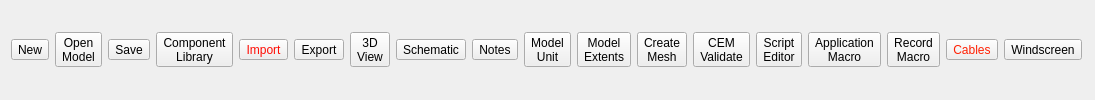
    <widget class="QWidget" name="tabHome">
     <attribute name="title">
      <string>Home</string>
     </attribute>
     <layout class="QGridLayout" name="gridLayout_2">
      <item row="0" column="0">
       <widget class="QToolButton" name="tBtnNew">
        <property name="text">
         <string>New</string>
        </property>
        <property name="icon">
         <iconset resource="src.qrc">
          <normaloff>:/icon/new.png</normaloff>:/icon/new.png</iconset>
        </property>
        <property name="iconSize">
         <size>
          <width>48</width>
          <height>48</height>
         </size>
        </property>
        <property name="toolButtonStyle">
         <enum>Qt::ToolButtonTextUnderIcon</enum>
        </property>
       </widget>
      </item>
      <item row="0" column="1">
       <widget class="QToolButton" name="tBtnOpenModel">
        <property name="text">
         <string>Open
Model</string>
        </property>
        <property name="icon">
         <iconset resource="src.qrc">
          <normaloff>:/icon/a-dakaidewenjianjiamulu.png</normaloff>:/icon/a-dakaidewenjianjiamulu.png</iconset>
        </property>
        <property name="iconSize">
         <size>
          <width>48</width>
          <height>48</height>
         </size>
        </property>
        <property name="toolButtonStyle">
         <enum>Qt::ToolButtonTextUnderIcon</enum>
        </property>
       </widget>
      </item>
      <item row="0" column="2">
       <widget class="QToolButton" name="tBtnSave">
        <property name="text">
         <string>Save</string>
        </property>
        <property name="icon">
         <iconset resource="src.qrc">
          <normaloff>:/icon/baocun.png</normaloff>:/icon/baocun.png</iconset>
        </property>
        <property name="iconSize">
         <size>
          <width>48</width>
          <height>48</height>
         </size>
        </property>
        <property name="toolButtonStyle">
         <enum>Qt::ToolButtonTextUnderIcon</enum>
        </property>
       </widget>
      </item>
      <item row="0" column="3">
       <widget class="QToolButton" name="tBtnComponentLibrary">
        <property name="text">
         <string>Component
Library</string>
        </property>
        <property name="icon">
         <iconset resource="src.qrc">
          <normaloff>:/icon/bangzhu.png</normaloff>:/icon/bangzhu.png</iconset>
        </property>
        <property name="iconSize">
         <size>
          <width>48</width>
          <height>48</height>
         </size>
        </property>
        <property name="toolButtonStyle">
         <enum>Qt::ToolButtonTextUnderIcon</enum>
        </property>
       </widget>
      </item>
      <item row="0" column="4">
       <widget class="QToolButton" name="tBtnImport">
        <property name="styleSheet">
         <string notr="true">color: rgb(255, 11, 3);</string>
        </property>
        <property name="text">
         <string>Import</string>
        </property>
        <property name="icon">
         <iconset resource="src.qrc">
          <normaloff>:/icon/daochu.png</normaloff>:/icon/daochu.png</iconset>
        </property>
        <property name="iconSize">
         <size>
          <width>48</width>
          <height>48</height>
         </size>
        </property>
        <property name="toolButtonStyle">
         <enum>Qt::ToolButtonTextUnderIcon</enum>
        </property>
       </widget>
      </item>
      <item row="0" column="5">
       <widget class="QToolButton" name="tBtnExport">
        <property name="text">
         <string>Export</string>
        </property>
        <property name="icon">
         <iconset resource="src.qrc">
          <normaloff>:/icon/daoru.png</normaloff>:/icon/daoru.png</iconset>
        </property>
        <property name="iconSize">
         <size>
          <width>48</width>
          <height>48</height>
         </size>
        </property>
        <property name="toolButtonStyle">
         <enum>Qt::ToolButtonTextUnderIcon</enum>
        </property>
       </widget>
      </item>
      <item row="0" column="6">
       <widget class="QToolButton" name="tBtn3DView">
        <property name="text">
         <string>3D
View</string>
        </property>
        <property name="icon">
         <iconset resource="src.qrc">
          <normaloff>:/icon/3D.png</normaloff>:/icon/3D.png</iconset>
        </property>
        <property name="iconSize">
         <size>
          <width>48</width>
          <height>48</height>
         </size>
        </property>
        <property name="toolButtonStyle">
         <enum>Qt::ToolButtonTextUnderIcon</enum>
        </property>
       </widget>
      </item>
      <item row="0" column="7">
       <widget class="QToolButton" name="tBtnSchematic">
        <property name="text">
         <string>Schematic</string>
        </property>
        <property name="icon">
         <iconset resource="src.qrc">
          <normaloff>:/icon/circuitboard.png</normaloff>:/icon/circuitboard.png</iconset>
        </property>
        <property name="iconSize">
         <size>
          <width>48</width>
          <height>48</height>
         </size>
        </property>
        <property name="toolButtonStyle">
         <enum>Qt::ToolButtonTextUnderIcon</enum>
        </property>
       </widget>
      </item>
      <item row="0" column="8">
       <widget class="QToolButton" name="tBtnNotes">
        <property name="text">
         <string>Notes</string>
        </property>
        <property name="icon">
         <iconset resource="src.qrc">
          <normaloff>:/icon/biji.png</normaloff>:/icon/biji.png</iconset>
        </property>
        <property name="iconSize">
         <size>
          <width>48</width>
          <height>48</height>
         </size>
        </property>
        <property name="toolButtonStyle">
         <enum>Qt::ToolButtonTextUnderIcon</enum>
        </property>
       </widget>
      </item>
      <item row="0" column="9">
       <widget class="QToolButton" name="tBtnModelUnit">
        <property name="text">
         <string>Model
Unit</string>
        </property>
        <property name="icon">
         <iconset resource="src.qrc">
          <normaloff>:/icon/chizi.png</normaloff>:/icon/chizi.png</iconset>
        </property>
        <property name="iconSize">
         <size>
          <width>48</width>
          <height>48</height>
         </size>
        </property>
        <property name="toolButtonStyle">
         <enum>Qt::ToolButtonTextUnderIcon</enum>
        </property>
       </widget>
      </item>
      <item row="0" column="10">
       <widget class="QToolButton" name="tBtnModelExtents">
        <property name="text">
         <string>Model
Extents</string>
        </property>
        <property name="icon">
         <iconset resource="src.qrc">
          <normaloff>:/icon/zuobiao.png</normaloff>:/icon/zuobiao.png</iconset>
        </property>
        <property name="iconSize">
         <size>
          <width>48</width>
          <height>48</height>
         </size>
        </property>
        <property name="toolButtonStyle">
         <enum>Qt::ToolButtonTextUnderIcon</enum>
        </property>
       </widget>
      </item>
      <item row="0" column="11">
       <widget class="QToolButton" name="tBtnCreateMesh">
        <property name="text">
         <string>Create
Mesh</string>
        </property>
        <property name="icon">
         <iconset resource="src.qrc">
          <normaloff>:/icon/wangge.png</normaloff>:/icon/wangge.png</iconset>
        </property>
        <property name="iconSize">
         <size>
          <width>48</width>
          <height>48</height>
         </size>
        </property>
        <property name="toolButtonStyle">
         <enum>Qt::ToolButtonTextUnderIcon</enum>
        </property>
       </widget>
      </item>
      <item row="0" column="12">
       <widget class="QToolButton" name="tBtnCEMValidate">
        <property name="text">
         <string>CEM
Validate</string>
        </property>
        <property name="icon">
         <iconset resource="src.qrc">
          <normaloff>:/icon/biji2.png</normaloff>:/icon/biji2.png</iconset>
        </property>
        <property name="iconSize">
         <size>
          <width>48</width>
          <height>48</height>
         </size>
        </property>
        <property name="toolButtonStyle">
         <enum>Qt::ToolButtonTextUnderIcon</enum>
        </property>
       </widget>
      </item>
      <item row="0" column="13">
       <widget class="QToolButton" name="tBtnScriptEditor">
        <property name="text">
         <string>Script
Editor</string>
        </property>
        <property name="icon">
         <iconset resource="src.qrc">
          <normaloff>:/icon/jiaoben.png</normaloff>:/icon/jiaoben.png</iconset>
        </property>
        <property name="iconSize">
         <size>
          <width>48</width>
          <height>48</height>
         </size>
        </property>
        <property name="toolButtonStyle">
         <enum>Qt::ToolButtonTextUnderIcon</enum>
        </property>
       </widget>
      </item>
      <item row="0" column="14">
       <widget class="QToolButton" name="tBtnAppMacro">
        <property name="text">
         <string>Application
Macro</string>
        </property>
        <property name="icon">
         <iconset resource="src.qrc">
          <normaloff>:/icon/yingyong.png</normaloff>:/icon/yingyong.png</iconset>
        </property>
        <property name="iconSize">
         <size>
          <width>48</width>
          <height>48</height>
         </size>
        </property>
        <property name="toolButtonStyle">
         <enum>Qt::ToolButtonTextUnderIcon</enum>
        </property>
       </widget>
      </item>
      <item row="0" column="15">
       <widget class="QToolButton" name="tBtnRecordMacro">
        <property name="text">
         <string>Record
Macro</string>
        </property>
        <property name="icon">
         <iconset resource="src.qrc">
          <normaloff>:/icon/jilu.png</normaloff>:/icon/jilu.png</iconset>
        </property>
        <property name="iconSize">
         <size>
          <width>48</width>
          <height>48</height>
         </size>
        </property>
        <property name="toolButtonStyle">
         <enum>Qt::ToolButtonTextUnderIcon</enum>
        </property>
       </widget>
      </item>
      <item row="0" column="16">
       <widget class="QToolButton" name="tBtnCables">
        <property name="styleSheet">
         <string notr="true">color: rgb(255, 32, 3);</string>
        </property>
        <property name="text">
         <string>Cables</string>
        </property>
        <property name="icon">
         <iconset resource="src.qrc">
          <normaloff>:/icon/chuanshuxian.png</normaloff>:/icon/chuanshuxian.png</iconset>
        </property>
        <property name="iconSize">
         <size>
          <width>48</width>
          <height>48</height>
         </size>
        </property>
        <property name="toolButtonStyle">
         <enum>Qt::ToolButtonTextUnderIcon</enum>
        </property>
       </widget>
      </item>
      <item row="0" column="17">
       <widget class="QToolButton" name="tBtnWindscreen">
        <property name="styleSheet">
         <string notr="true"/>
        </property>
        <property name="text">
         <string>Windscreen</string>
        </property>
        <property name="icon">
         <iconset resource="src.qrc">
          <normaloff>:/icon/boli2.png</normaloff>:/icon/boli2.png</iconset>
        </property>
        <property name="iconSize">
         <size>
          <width>48</width>
          <height>48</height>
         </size>
        </property>
        <property name="toolButtonStyle">
         <enum>Qt::ToolButtonTextUnderIcon</enum>
        </property>
       </widget>
      </item>
      <item row="0" column="18">
       <spacer name="horizontalSpacer">
        <property name="orientation">
         <enum>Qt::Horizontal</enum>
        </property>
        <property name="sizeHint" stdset="0">
         <size>
          <width>2</width>
          <height>20</height>
         </size>
        </property>
       </spacer>
      </item>
     </layout>
    </widget>
